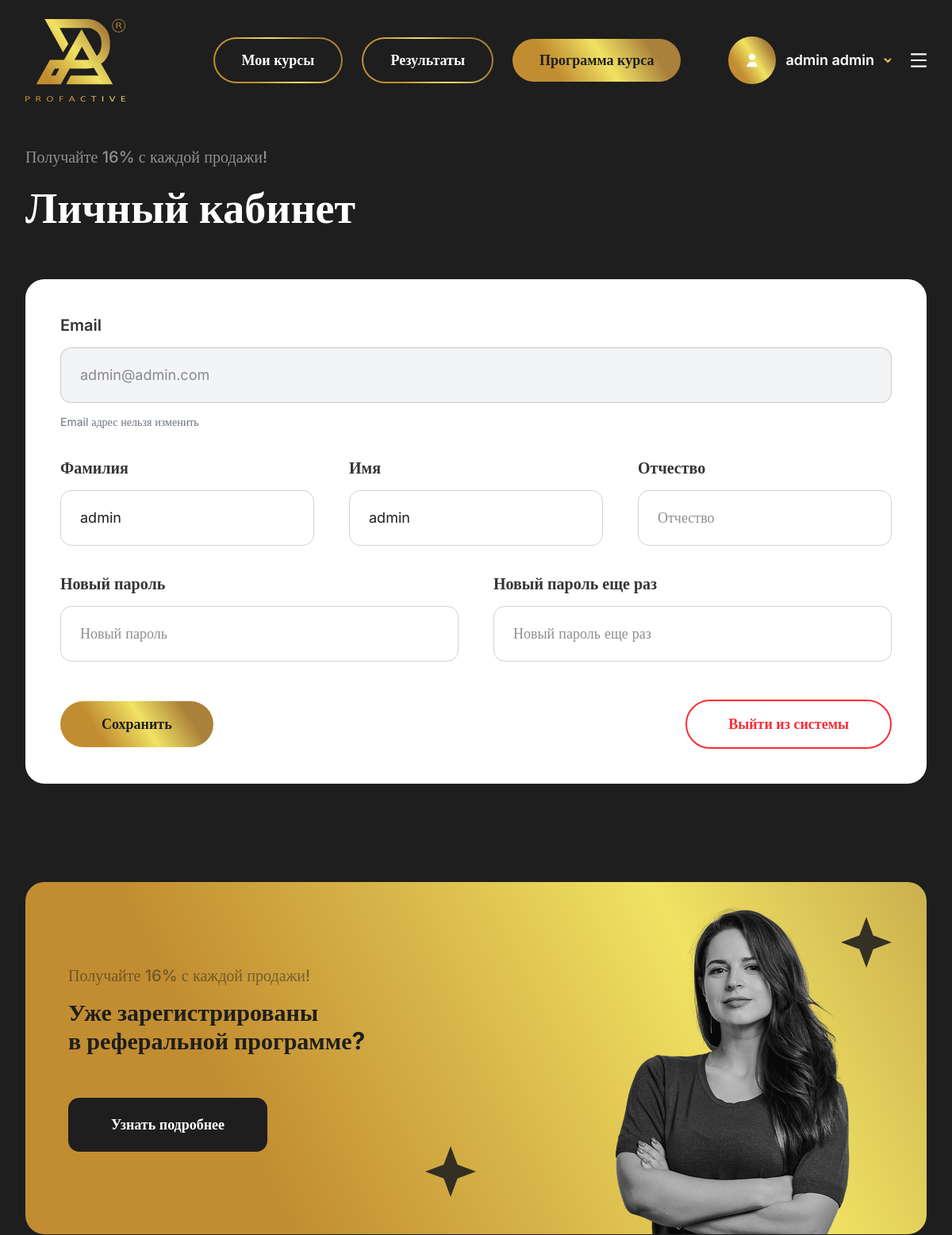
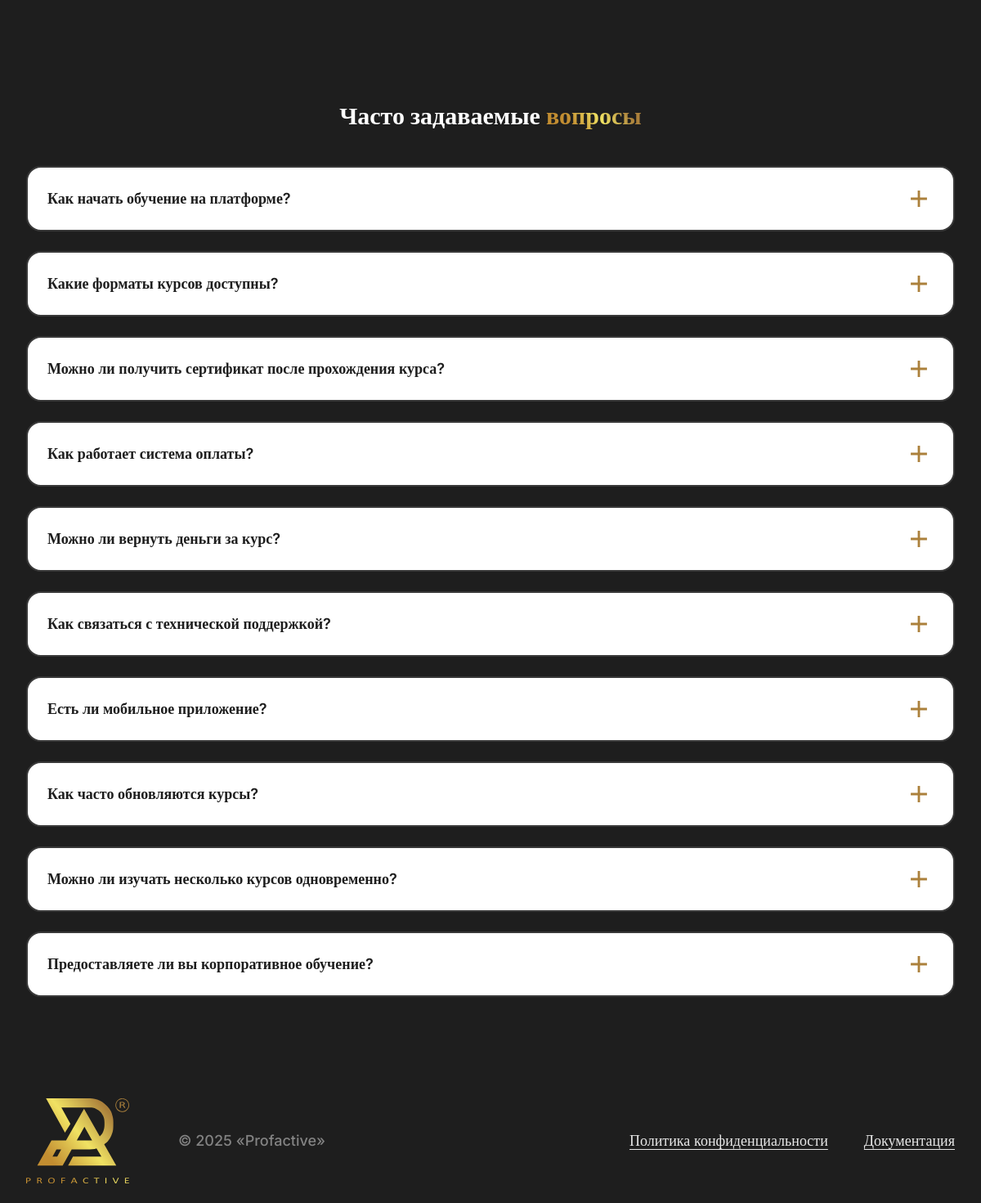
The app's page /accounts/profile/ (signed in) with its own data (2 pictures, top to bottom).
### apps/accounts/models.py (models this page shows, shortened)
class CustomUser(AbstractBaseUser):
    email = models.EmailField(unique=True, verbose_name='Email')
    last_name = models.CharField(max_length=150, verbose_name='Фамилия')
    first_name = models.CharField(max_length=150, verbose_name='Имя')
    patronymic = models.CharField(max_length=150, verbose_name='Отчество', blank=True)
    is_deleted = models.BooleanField(default=False, verbose_name='Удален')
    is_active = models.BooleanField(default=True, verbose_name='Активен')
    is_staff = models.BooleanField(default=False, verbose_name='Персонал')
    is_superuser = models.BooleanField(default=False, verbose_name='Суперпользователь')
    date_joined = models.DateTimeField(auto_now_add=True, verbose_name='Дата регистрации')
    objects = CustomUserManager()
    USERNAME_FIELD = 'email'
    REQUIRED_FIELDS = ['first_name', 'last_name']
    class Meta:
        verbose_name = 'Пользователь'
        verbose_name_plural = 'Пользователи'

### apps/website/models.py (models this page shows, shortened)
class FAQ(models.Model):
    question = models.CharField(
        max_length=500,
        verbose_name="Вопрос",
        help_text="FAQ вопрос"
    )
    answer = models.TextField(
        verbose_name="Ответ",
        help_text="FAQ ответ"
    )
    category = models.CharField(
        max_length=100,
        verbose_name="Категория",
        help_text="FAQ категория",
        blank=True,
        null=True
    )
    is_active = models.BooleanField(
        default=True,
        verbose_name="Активен",
        help_text="Активен ли FAQ"
    )
    order = models.PositiveIntegerField(
        default=0,
        verbose_name="Порядок",
        help_text="Порядок отображения"
    )
    created_at = models.DateTimeField(
        auto_now_add=True,
        verbose_name="Дата создания"
    )
    updated_at = models.DateTimeField(
        auto_now=True,
        verbose_name="Дата обновления"
    )
    class Meta:
        verbose_name = "FAQ"
        verbose_name_plural = "1. FAQ"
        ordering = ['order', 'created_at']

### apps/accounts/views.py (the view, shortened to what this page needs)
# urls.py: path('profile/', views.profile_view, name='profile'),
@login_required
def profile_view(request):
    return render(request, 'personal-account.html', {'user': request.user})

### apps/website/context_processors.py (called while the page is built)
def faq_context(request):
    return {
        'faqs': FAQ.objects.filter(is_active=True).order_by('order', 'created_at')
    }

### templates/personal-account.html (shortened to what this page needs)
{% extends 'base.html' %}
{% load static %}
{% block content %}
  <section class="mb-12 md:mb-20 lg:mb-31 pt-8">
    <div>
      <div class="max-w-170 w-full mb-5 md:mb-8 lg:mb-13.5" data-aos="fade-up">
        <p class="font-medium md:text-lg lg:text-xl text-white/50 mb-3.5">
          Получайте 16% с каждой продажи!
        </p>
        <h2 class="text-2xl md:text-basic-40 lg:text-[54px]">
          Личный кабинет
        </h2>
      </div>
      <div class="w-full">
        <div class="bg-white text-primary rounded-3xl p-5 md:p-8 lg:p-11" data-aos="fade-up" data-aos-delay="200">
          <form action="{% url 'profile' %}" method="post">
            <div class="space-y-2 lg:space-y-3.5 mb-5 lg:mb-8.5">
              <p class="font-semibold text-primary/90 text-base md:text-lg lg:text-xl">
                Email
              </p>
              <input type="email" name="email" id="email" value="{{ user.email }}"
                class="w-full border border-primary/20 rounded-[14px] px-6 py-3.5 lg:py-5 text-primary/50 font-normal placeholder:text-primary/50 outline-none bg-gray-100 cursor-not-allowed"
                placeholder="Email" disabled>
              <p class="text-sm text-gray-500">Email адрес нельзя изменить</p>
            </div>
            <div class="grid md:grid-cols-2 lg:grid-cols-3 gap-5 md:gap-8 lg:gap-11 mb-5 lg:mb-8.5">
              <div class="space-y-2 lg:space-y-3.5">
                <p class="font-semibold text-primary/90 text-base md:text-lg lg:text-xl">
                  Фамилия
                </p>
                <input type="text" name="last_name" id="last_name" value="{{ user.last_name }}"
                  class="w-full border border-primary/20 rounded-[14px] px-6 py-3.5 lg:py-5 text-primary font-normal placeholder:text-primary/50 outline-none focus:border-primary"
                  placeholder="Фамилия">
              </div>
              <div class="space-y-2 lg:space-y-3.5">
                <p class="font-semibold text-primary/90 text-base md:text-lg lg:text-xl">
                  Имя
                </p>
                <input type="text" name="first_name" id="first_name" value="{{ user.first_name }}"
                  class="w-full border border-primary/20 rounded-[14px] px-6 py-3.5 lg:py-5 text-primary font-normal placeholder:text-primary/50 outline-none focus:border-primary"
                  placeholder="Имя">
              </div>
              <div class="space-y-2 lg:space-y-3.5">
                <p class="font-semibold text-primary/90 text-base md:text-lg lg:text-xl">
                  Отчество
                </p>
                <input type="text" name="patronymic" id="patronymic" value="{{ user.patronymic }}"
                  class="w-full border border-primary/20 rounded-[14px] px-6 py-3.5 lg:py-5 text-primary font-normal placeholder:text-primary/50 outline-none focus:border-primary"
                  placeholder="Отчество">
              </div>
            </div>
            <div class="grid md:grid-cols-2 gap-5 md:gap-8 lg:gap-11 mb-5 lg:mb-8.5">
              <div class="space-y-2 lg:space-y-3.5">
                <p class="font-semibold text-primary/90 text-base md:text-lg lg:text-xl">
                  Новый пароль
                </p>
                <input type="password" name="new_password" id="new_password"
                  class="w-full border border-primary/20 rounded-[14px] px-6 py-3.5 lg:py-5 text-primary font-normal placeholder:text-primary/50 outline-none focus:border-primary"
                  placeholder="Новый пароль" minlength="8">
              </div>
              <div class="space-y-2 lg:space-y-3.5">
                <p class="font-semibold text-primary/90 text-base md:text-lg lg:text-xl">
                  Новый пароль еще раз
                </p>
                <input type="password" name="confirm_password" id="confirm_password"
                  class="w-full border border-primary/20 rounded-[14px] px-6 py-3.5 lg:py-5 text-primary font-normal placeholder:text-primary/50 outline-none focus:border-primary"
                  placeholder="Новый пароль еще раз" minlength="8">
              </div>
            </div>
            <div class="flex max-md:flex-col md:items-center justify-between gap-3.5 md:gap-5">
              <button type="submit"
                class="block w-fit font-semibold bg-gradient-display hover-opacity-75 text-primary lg:text-lg text-center leading-none rounded-full py-3.5 lg:py-5 px-7 md:px-10 lg:px-13">
                Сохранить
              </button>
              <a href="{% url 'logout' %}"
                class="block w-fit font-semibold border-2 border-red-500 hover:bg-red-500 hover:text-white text-red-500 lg:text-lg text-center leading-none rounded-full py-3.5 lg:py-5 px-7 md:px-10 lg:px-13 transition-colors">
                Выйти из системы
              </a>
            </div>
          </form>
        </div>
      </div>
    </div>
  </section>
    <section class="mb-12 md:mb-20 lg:mb-31">
      <div class="bg-gradient-banner min-h-111 rounded-3xl overflow-hidden">
        <div class="relative flex max-lg:flex-col lg:items-center justify-between gap-x-7 gap-y-6">
          <div class="px-4 md:px-6 lg:px-13.5 pt-6 lg:py-23.5 flex-1" data-aos="fade-right" data-aos-delay="100">
            <div class="w-full lg:max-w-145">
              <p class="font-medium md:text-lg lg:text-xl text-primary/50 mb-3.5">
                Получайте 16% с каждой продажи!
              </p>
              <h2 class="font-bold text-primary text-2xl md:text-3xl lg:text-basic-40/12.5 mb-6 md:mb-11 lg:mb-13.5">
                Уже зарегистрированы <br class="max-lg:hidden"> в реферальной программе?
              </h2>
              <button class="bg-hover-primary font-semibold rounded-[14px] py-3.5 lg:py-5 px-7 lg:px-13.5">
                Узнать подробнее
              </button>
            </div>
          </div>
          <div class="md:max-w-90.5 relative max-lg:mx-auto lg:mr-10" data-aos="fade-left" data-aos-delay="200">
            <img class="relative z-0 size-full object-cover" src="{% static 'assets/images/banner-girl.png' %}" alt="img">
          </div>
          <div class="max-lg:hidden absolute left-1/2 bottom-1/4 z-0 -translate-x-full translate-y-full text-primary">
            <svg width="64" height="64" viewBox="0 0 64 64" fill="none" xmlns="http://www.w3.org/2000/svg">
              <path d="M32 0L40.6429 23.3571L64 32L40.6429 40.6429L32 64L23.3571 40.6429L0 32L23.3571 23.3571L32 0Z"
                fill="#1E1E1E" fill-opacity="0.882353" />
            </svg>
          </div>
          <div class="max-lg:hidden absolute right-0 top-0 z-0 -translate-x-11 translate-y-11">
            <svg width="64" height="64" viewBox="0 0 64 64" fill="none" xmlns="http://www.w3.org/2000/svg">
              <path d="M32 0L40.6429 23.3571L64 32L40.6429 40.6429L32 64L23.3571 40.6429L0 32L23.3571 23.3571L32 0Z"
                fill="#1E1E1E" fill-opacity="0.882353" />
            </svg>
          </div>
        </div>
      </div>
    </section>
  </main>
{% endblock %}

### templates/base.html (shortened to what this page needs)
<!DOCTYPE html>
<html lang="ru">
<head>
  {% load static %}
  <link rel="stylesheet" href="{% static 'css/output.css' %}">
  <link rel="stylesheet" href="https://cdn.jsdelivr.net/npm/swiper@11/swiper-bundle.min.css" />
  <script src="https://cdn.jsdelivr.net/npm/@tailwindcss/browser@4"></script>
  <link href="https://unpkg.com/aos@2.3.1/dist/aos.css" rel="stylesheet" />
</head>
<body>
  {% if user.is_authenticated %}
    <header x-data="{ open: false }"
      x-init="$watch('open', value => document.body.classList.toggle('overflow-hidden', value))" class="py-6">
      <nav class="container-base flex items-center justify-between gap-5">
        <a href="{% url 'home' %}">
          <img class="h-16 md:h-20 lg:h-26" src="{% static 'assets/svgs/logo.svg' %}" alt="Logo">
        </a>
        <div class="flex items-center gap-6 font-semibold">
          <a href="{% url 'courses:my_courses' %}"
            class="max-lg:hidden font-semibold border-gradient px-5 lg:px-8.5 py-2 lg:py-3.25 rounded-full">
            Мои курсы
          </a>
          <a href="{% url 'courses:course_results' %}"
            class="max-lg:hidden font-semibold border-gradient px-5 lg:px-8.5 py-2 lg:py-3.25 rounded-full">
            Результаты
          </a>
          <a href="{% url 'course-catalogue' %}"
            class="max-lg:hidden bg-gradient-display hover-opacity-75 text-primary rounded-full px-5 lg:px-8.5 py-2 lg:py-3.25">
            Программа курса
          </a>
          <div class="ml-9">
            <a href="{% url 'profile' %}" class="flex items-center gap-3 cursor-pointer hover:opacity-80 transition-opacity">
              <div class="size-11 lg:size-15 overflow-hidden rounded-full bg-gradient-display flex items-center justify-center">
              </div>
              <p class="max-lg:hidden">
                {{ user.first_name|default:"Пользователь" }} {{ user.last_name|default:"" }}
              </p>
            </a>
          </div>
          <button @click="open = true" class="transition duration-200 hover:text-brand-yellow-500">
            <svg width="20" height="20" viewBox="0 0 26 24" fill="none" xmlns="http://www.w3.org/2000/svg">
              <path
                d="M0.25 0.666626H25.75V3.49996H0.25V0.666626ZM0.25 10.5833H25.75V13.4166H0.25V10.5833ZM0.25 20.5H25.75V23.3333H0.25V20.5Z"
                fill="currentColor" />
            </svg>
          </button>
        </div>
      </nav>
    </header>
  {% endif %}
  <main class="container-base">
    {% block content %}
    {% endblock %}
  {% if request.resolver_match.url_name != 'course-catalogue' %}
    {% include 'components/faq_component.html' %}
{% endif %}
  <footer class="container-base mb-6">
    <div class="flex max-lg:flex-col items-center justify-between gap-x-5 gap-y-11">
      <div class="flex items-center gap-15">
        <a class="shrink-0 block" href="{% url 'home' %}">
          <img class="h-26" src="{% static 'assets/svgs/logo.svg' %}" alt="Logo">
        </a>
        <p class="font-medium max-lg:hidden text-lg leading-none text-brand-gray-100/50">
          © 2025 «Profactive»
        </p>
      </div>
      <div class="flex max-lg:flex-col items-center gap-x-11 gap-y-3.5">
        <a href="#"
          class="font-medium underline underline-offset-4 text-brand-gray-100 transition duration-200 hover:text-brand-yellow-500">
          Политика конфиденциальности
        </a>
        <a href="{% url 'documents' %}"
          class="font-medium underline underline-offset-4 text-brand-gray-100 transition duration-200 hover:text-brand-yellow-500">
          Документация
        </a>
      </div>
    </div>
  </footer>
</body>
</html>

### templates/components/faq_component.html (shortened to what this page needs)
<section class="mt-6 mb-12 md:mb-20 lg:mb-31" id="faq-section" data-aos="fade-up">
  <div class="container-base">
    <h2 class="text-2xl md:text-3xl lg:text-basic-40 md:text-center mb-5 md:mb-8 lg:mb-11" data-aos="fade-up" data-aos-delay="100">
      Часто задаваемые
      <span class="text-gradient-display">вопросы</span>
    </h2>
    <div class="font-semibold space-y-4 lg:space-y-6" data-aos="fade-up" data-aos-delay="200">
      {% if faqs %}
        {% for faq in faqs %}
          <div x-data="{ open: false }" class="w-full" data-aos="fade-up" data-aos-delay="{{ forloop.counter0|add:300 }}">
            <button @click="open = !open"
              class="text-left bg-white w-full flex items-center justify-between border-2 border-brand-gray-700 rounded-[18px] py-3 lg:py-5 px-4 lg:px-6">
              <span class="text-lg/5 lg:text-basic-23/8.5 text-primary">
                {{ faq.question }}
              </span>
              <div class="p-2">
                <svg :class="open ? 'rotate-45' : ''" class="transition-transform duration-300" width="20" height="20"
                  viewBox="0 0 20 20" fill="none" xmlns="http://www.w3.org/2000/svg">
                  <path
                    d="M8.58325 8.5835V0.0834961H11.4166V8.5835H19.9166V11.4168H11.4166V19.9168H8.58325V11.4168H0.083252V8.5835H8.58325Z"
                    fill="#AB803B" />
                </svg>
              </div>
            </button>
          </div>
        {% endfor %}
      {% else %}
        <div class="text-center py-12">
          <div class="text-primary/50 text-lg">
            Пока нет вопросов
          </div>
        </div>
      {% endif %}
    </div>
  </div>
</section>

### records on screen
CustomUser: first_name "admin", last_name "admin", email "admin@admin.com"
FAQ: question "Как начать обучение на платформе?"
FAQ: question "Какие форматы курсов доступны?"
FAQ: question "Можно ли получить сертификат после прохождения курса?"
FAQ: question "Как работает система оплаты?"
FAQ: question "Можно ли вернуть деньги за курс?"
FAQ: question "Как связаться с технической поддержкой?"
FAQ: question "Есть ли мобильное приложение?"
FAQ: question "Как часто обновляются курсы?"
FAQ: question "Можно ли изучать несколько курсов одновременно?"
FAQ: question "Предоставляете ли вы корпоративное обучение?"
